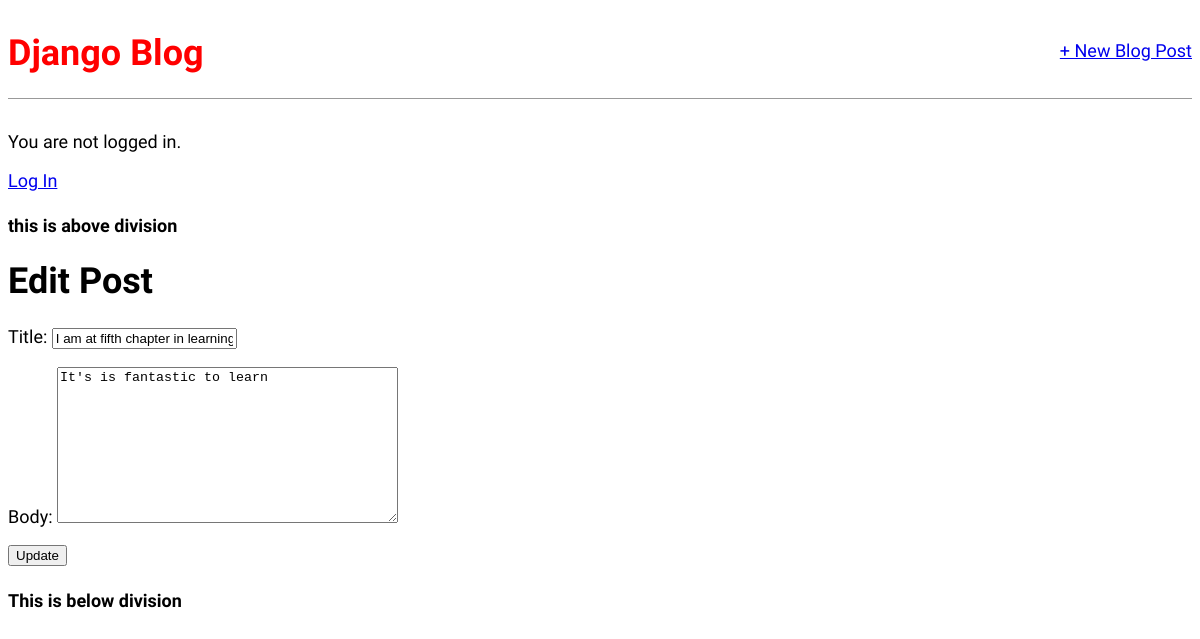
The page /post/1/edit/ on the database as committed earlier.
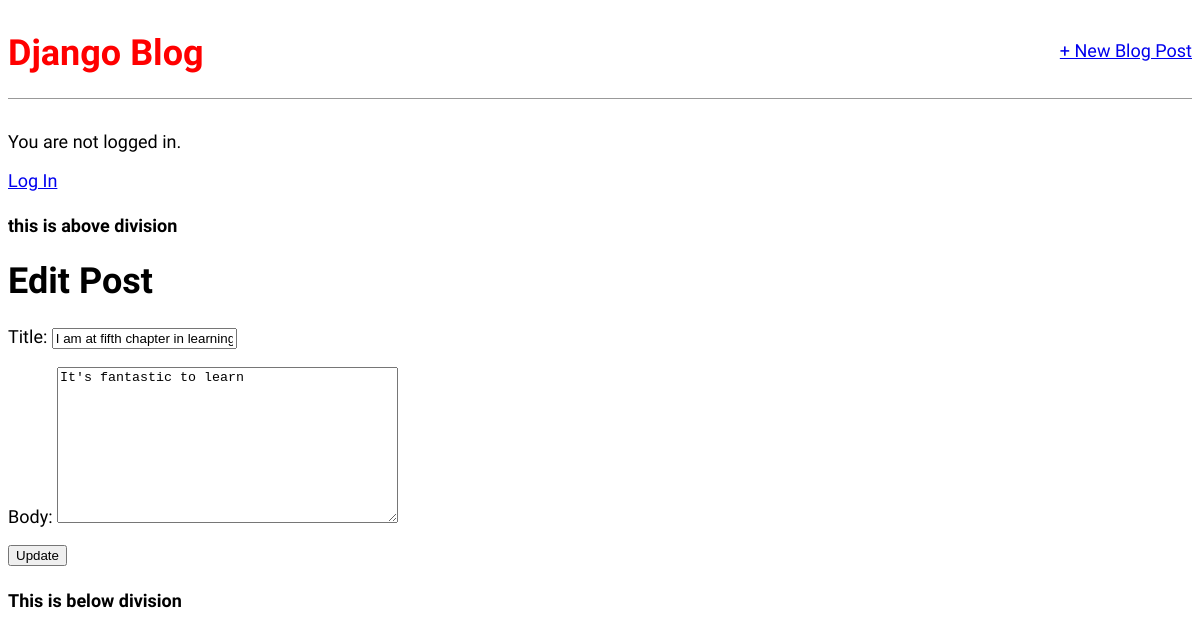
The same page on the database as committed later.
### blog/models.py (models this page shows, shortened)
class Post(models.Model):
    title = models.CharField(max_length=200)
    author = models.ForeignKey('auth.User', on_delete=models.CASCADE,)
    body = models.TextField()

### blog/views.py (the view)
# urls.py: path('post/<int:pk>/edit/',BlogUpdateView.as_view(), name = 'post_edit'),
class BlogUpdateView(UpdateView):
    model = Post
    template_name = 'post_edit.html'
    fields = ['title', 'body']

### templates/post_edit.html
{% extends 'base.html' %} {% block content %}
<h1>Edit Post</h1>
<form action="" method="post"> {% csrf_token %} {{form.as_p}}
    <input type="submit" value="Update">
</form>
{% endblock content%}

Rows that differ between the two databases and show on the page:
changed Post "I am at fifth chapter in learning djanog": body "It's is fantastic to learn" → "It's fantastic to learn"
